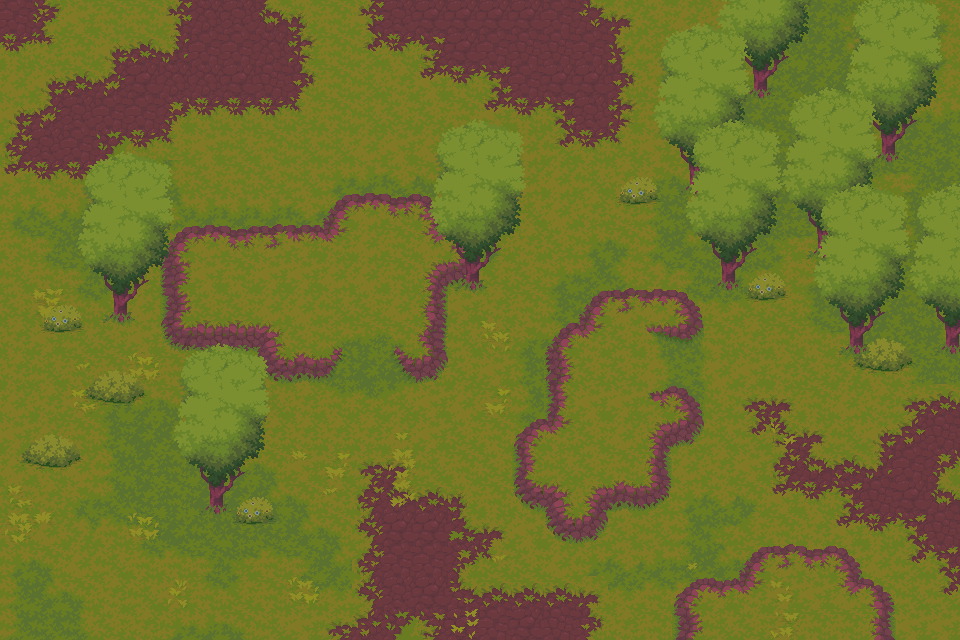

A level layout from a 2D game, rendered from its tile map. Below: a short description, then the map file with tile-grid data replaced by summaries:
An orthogonal 30x20 tile map with 32x32 px tiles, 7 tile layers (base grass, extra shade grass, dirt, cliff, ...).

<map version="1.9" tiledversion="1.9.2" orientation="orthogonal" renderorder="right-down" width="30" height="20" tilewidth="32" tileheight="32" infinite="0" nextlayerid="9" nextobjectid="1">
 <tileset firstgid="1" source="Tilesets/Tilesets and props Demo.tsx" />
 <layer id="1" name="base grass" width="30" height="20">
  <data>[600 cells, 600 non-empty, 6 distinct tile ids]</data>
 </layer>
 <layer id="3" name="extra shade grass" width="30" height="20">
  <data>[600 cells, 248 non-empty, 26 distinct tile ids]</data>
 </layer>
 <layer id="8" name="dirt" width="30" height="20">
  <data>[600 cells, 140 non-empty, 34 distinct tile ids]</data>
 </layer>
 <layer id="2" name="cliff" width="30" height="20">
  <data>[600 cells, 109 non-empty, 49 distinct tile ids]</data>
 </layer>
 <layer id="4" name="Tile Layer 4" width="30" height="20">
  <data>[600 cells, 171 non-empty, 58 distinct tile ids]</data>
 </layer>
 <layer id="5" name="Tile Layer 5" width="30" height="20">
  <data>[600 cells, 76 non-empty, 38 distinct tile ids]</data>
 </layer>
 <layer id="7" name="Tile Layer 6" width="30" height="20">
  <data>[600 cells, 56 non-empty, 28 distinct tile ids]</data>
 </layer>
</map>
